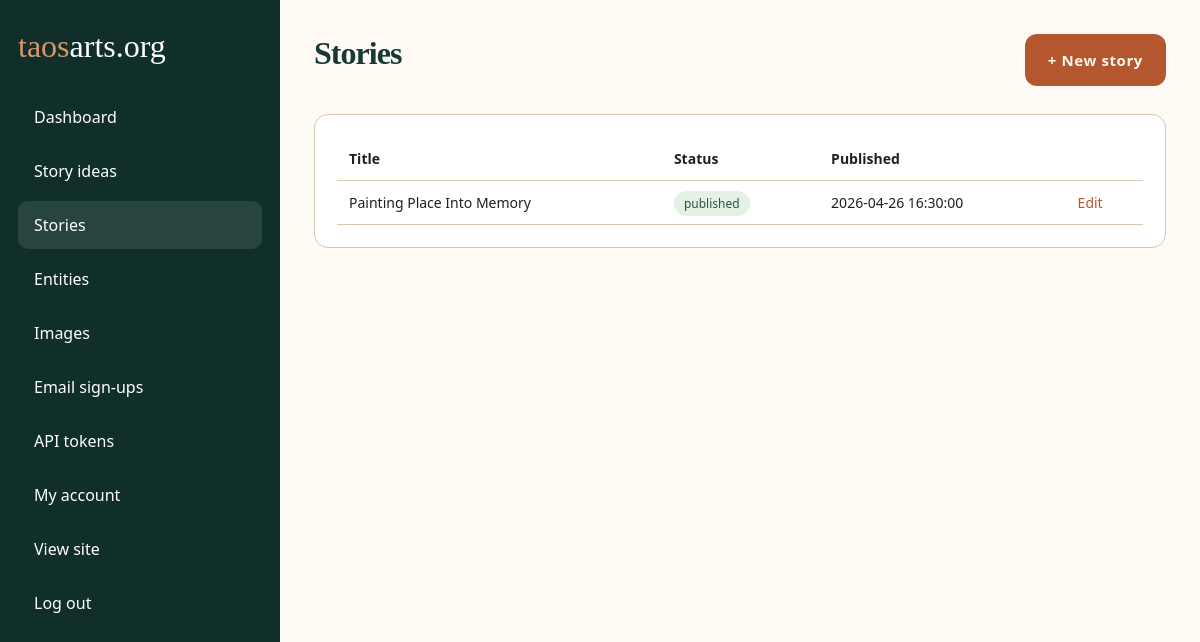
Page /admin/stories.php (signed in) on the earlier database version.
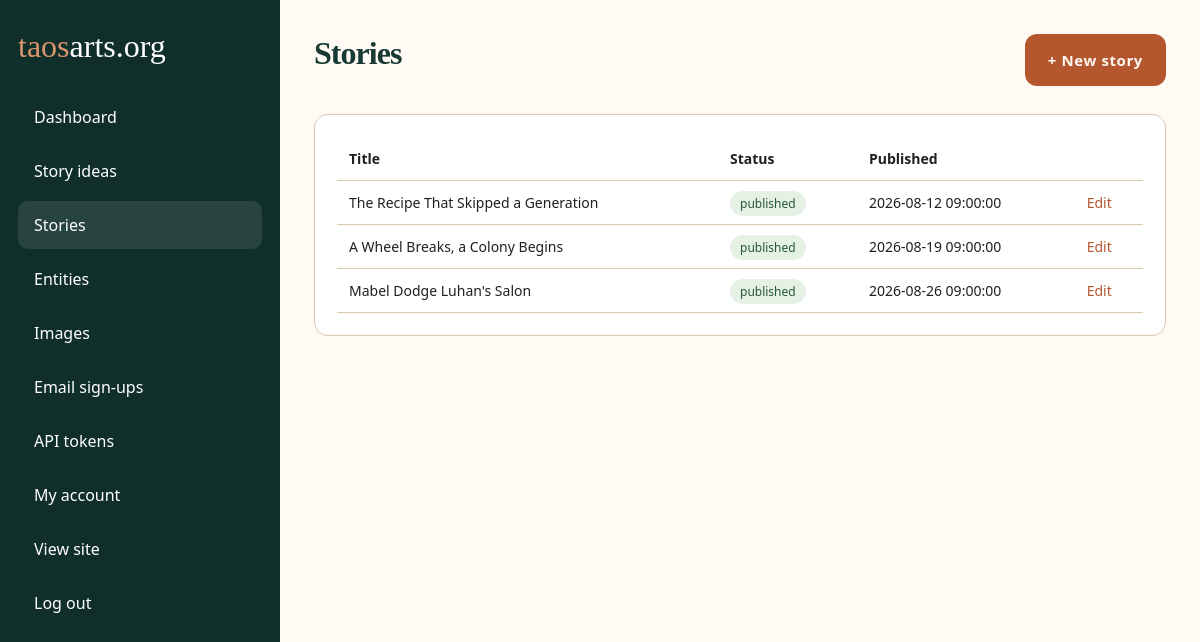
Same page on the later database version.
### tables this page shows
CREATE TABLE stories (
  id INT UNSIGNED AUTO_INCREMENT PRIMARY KEY,
  story_idea_id INT UNSIGNED,
  title VARCHAR(255) NOT NULL,
  dek VARCHAR(500),
  slug VARCHAR(255) NOT NULL UNIQUE,
  body_markdown LONGTEXT NOT NULL,
  spark_url VARCHAR(1000),
  spark_source VARCHAR(255),
   
   
   
   
  primary_entity_id INT UNSIGNED,
  status ENUM('draft','published') DEFAULT 'draft',
  published_at DATETIME,
  created_at DATETIME DEFAULT CURRENT_TIMESTAMP,
  updated_at DATETIME DEFAULT CURRENT_TIMESTAMP ON UPDATE CURRENT_TIMESTAMP,
  FOREIGN KEY (story_idea_id) REFERENCES story_ideas(id) ON DELETE SET NULL,
  FOREIGN KEY (primary_entity_id) REFERENCES entities(id) ON DELETE SET NULL,
  INDEX (status),
  INDEX (published_at)
);

### includes/db.php (called while the page is built, shortened)
<?php
function db(): PDO {
    static $pdo = null;
    if ($pdo === null) {
        $dsn = 'mysql:host=' . DB_HOST . ';dbname=' . DB_NAME . ';charset=utf8mb4';
        if (DB_SOCKET !== '') {
            $dsn .= ';unix_socket=' . DB_SOCKET;
        } else {
            $dsn .= ';port=' . DB_PORT;
        }
        $pdo = new PDO($dsn, DB_USER, DB_PASS, [
            PDO::ATTR_ERRMODE => PDO::ERRMODE_EXCEPTION,
            PDO::ATTR_DEFAULT_FETCH_MODE => PDO::FETCH_ASSOC,
        ]);
    }
    return $pdo;
}

### includes/functions.php (called while the page is built, shortened)
<?php
function h($value): string { return htmlspecialchars((string)$value, ENT_QUOTES, 'UTF-8'); }
    ?>

### admin/stories.php (the view, shortened to what this page needs)
<?php
require_once __DIR__ . '/_layout.php';
$rows = db()->query('SELECT * FROM stories ORDER BY created_at DESC')->fetchAll();
?>
<div class="topbar"><h1>Stories</h1><a class="btn" href="editor.php">+ New story</a></div>
<section class="panel">
  <table class="table">
    <tr><th>Title</th><th>Status</th><th>Published</th><th></th></tr>
    <?php foreach ($rows as $r): ?>
    <tr>
      <td><?= h($r['title']) ?></td>
      <td><span class="pill"><?= h($r['status']) ?></span></td>
      <td><?= h($r['published_at'] ?: '—') ?></td>
      <td><a href="editor.php?id=<?= (int)$r['id'] ?>">Edit</a></td>
    </tr>
    <?php endforeach; ?>
  </table>
</section>
<?php require __DIR__ . '/_footer.php'; ?>

Differences in the rows shown:
changed stories: title "Painting Place Into Memory" → "The Recipe That Skipped a Generation"; published_at "2026-04-26 16:30:00" → "2026-08-12 09:00:00"
added stories: title "A Wheel Breaks, a Colony Begins", status "published", published_at "2026-08-19 09:00:00"
added stories: title "Mabel Dodge Luhan's Salon", status "published", published_at "2026-08-26 09:00:00"
